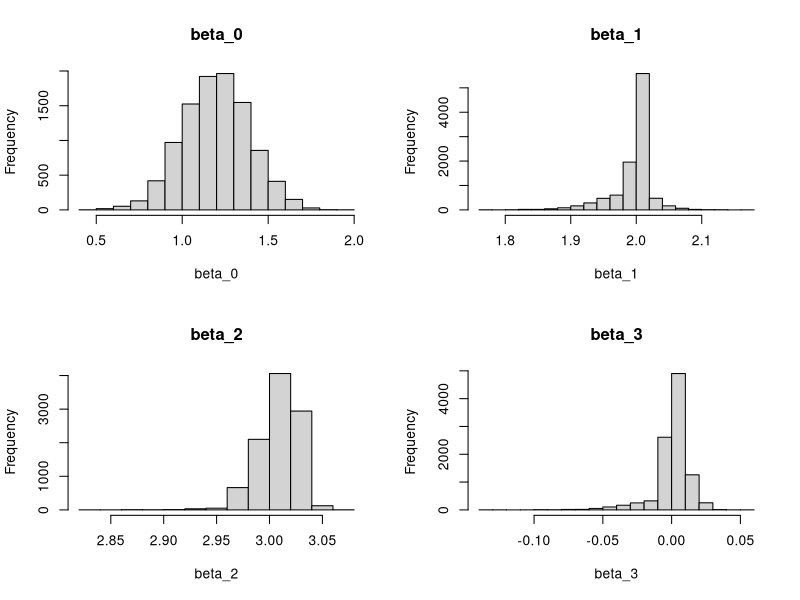

This figure's R source:
## ---- chunk 1
library(dplyr)
library(tidyr)
library(ggplot2)
library(parallel)
library(foreach)
library(doParallel)
library(knitr)
## ---- chunk 2
set.seed(1267)
n <- 200
X <- 1/cbind(1,rt(n,df=1),rt(n,df=1),rt(n,df=1))
beta <- c(1,2,3,0)
y <- X %*% beta + rnorm(100,sd=3)
## ---- chunk 3
B <- 10000
Z <- cbind(X,y)
betas <- data.frame(0*1:B,0*1:B,0*1:B,0*1:B)
names(betas) <- c("B0","B1","B2","B3")
for (b in 1:B) {
  Zb <- Z[sample(nrow(X),nrow(X),replace=TRUE),]
  Xb <- Zb[,1:4]
  yb <- Zb[,5]
  betas[b,] <- coef(lm(yb~Xb[,2:4]))
}
## ---- chunk 4
par(mfrow=c(2,2))
hist(betas$B0,main="beta_0",xlab="beta_0")
hist(betas$B1,main="beta_1",xlab="beta_1")
hist(betas$B2,main="beta_2",xlab="beta_2")
hist(betas$B3,main="beta_3",xlab="beta_3")
## ---- chunk 5
means <- sapply(betas,mean)
stdevs <- sapply(betas,sd)
kable(t(as.data.frame(cbind(means,stdevs))))
